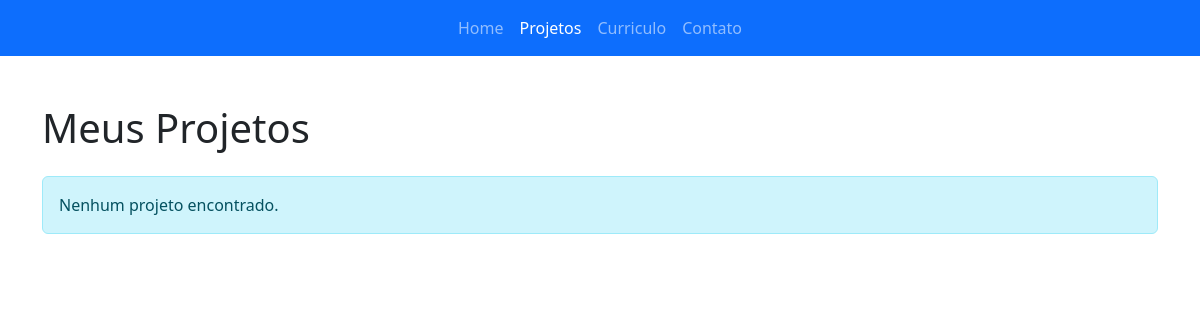
The app's page /projects/, older data.
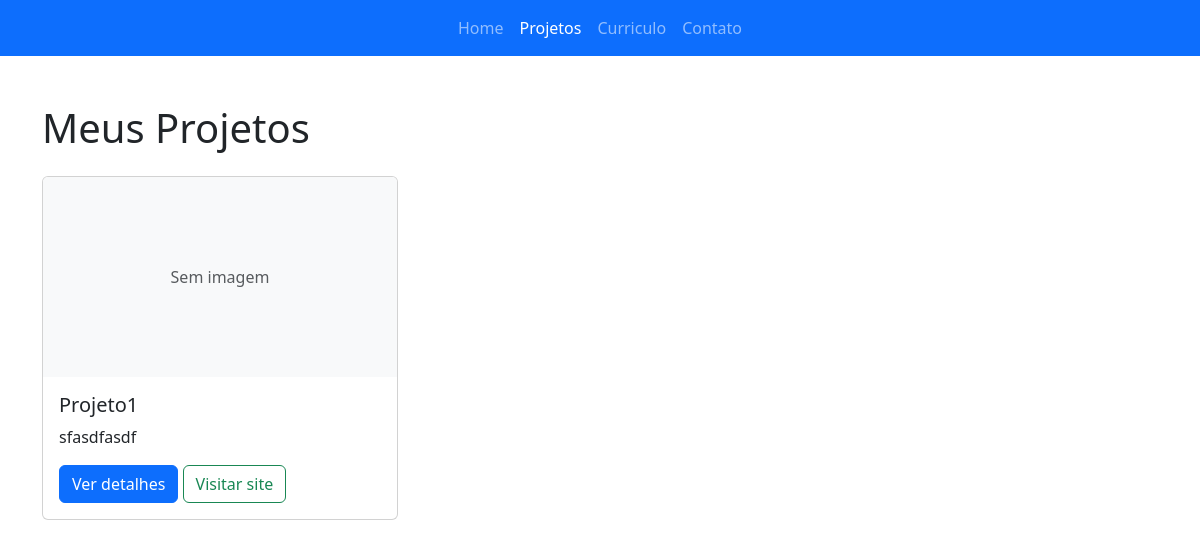
The same page, newer data.
### core/models.py (models this page shows, shortened)
class Project(models.Model):
    title = models.CharField(max_length=200)
    description = models.TextField()
    url = models.URLField(blank=True)
    image = models.ImageField(upload_to='projects/', blank=True)

### core/views.py (the view)
# urls.py: path('projects/', views.projects, name='projects'),
def projects(request):
    projects = Project.objects.all()
    return render(request, 'core/projects.html', {'projects': projects})

### core/templates/core/projects.html (shortened to what this page needs)
<!doctype html>
<html lang="en">
  <head>
    <link href="https://cdn.jsdelivr.net/npm/bootstrap@5.3.5/dist/css/bootstrap.min.css" rel="stylesheet">
  </head>
  <body>
    <nav class="navbar navbar-expand-lg navbar-dark bg-primary">
        <div class="collapse navbar-collapse justify-content-center" id="navbarNav">
          <ul class="navbar-nav">
            <li class="nav-item ">
              <a class="nav-link " href="{% url 'home' %}">Home</a>
            </li>
            <li class="nav-item active ">
              <a class="nav-link active" href="{% url 'projects' %}">Projetos</span></a>
            </li>
            <li class="nav-item">
              <a class="nav-link" href="#">Curriculo</a>
            </li>
            <li class="nav-item">
              <a class="nav-link" href="{% url 'contato' %}">Contato</a>
            </li>
          </ul>
        </div>
      </nav>
    <div class="container mt-5">
        <h1 class="mb-4">Meus Projetos</h1>
        <div class="row">
            {% for project in projects %}
            <div class="col-md-4 mb-4">
                <div class="card h-100">
                    {% if project.image %}
                    <img src="{{ project.image.url }}" class="card-img-top" alt="{{ project.title }}">
                    {% else %}
                    <div class="card-img-top bg-light d-flex align-items-center justify-content-center" style="height: 200px;">
                        <span class="text-muted">Sem imagem</span>
                    </div>
                    {% endif %}
                    <div class="card-body">
                        <h5 class="card-title">{{ project.title }}</h5>
                        <p class="card-text">{{ project.description|truncatewords:30 }}</p>
                        <a href="{% url 'project_detail' project.pk %}" class="btn btn-primary">Ver detalhes</a>
                        {% if project.url %}
                        <a href="{{ project.url }}" class="btn btn-outline-success" target="_blank">Visitar site</a>
                        {% endif %}
                    </div>
                </div>
            </div>
            {% empty %}
            <div class="col-12">
                <div class="alert alert-info">
                    Nenhum projeto encontrado.
                </div>
            </div>
            {% endfor %}
        </div>
    </div>
  </body>
</html>

Row changes from the older to the newer data that the page shows:
added Project: image "Sem imagem", title "Projeto1", description "sfasdfasdf"
Text that changed along with them:
text no longer shown: "Nenhum projeto encontrado."
